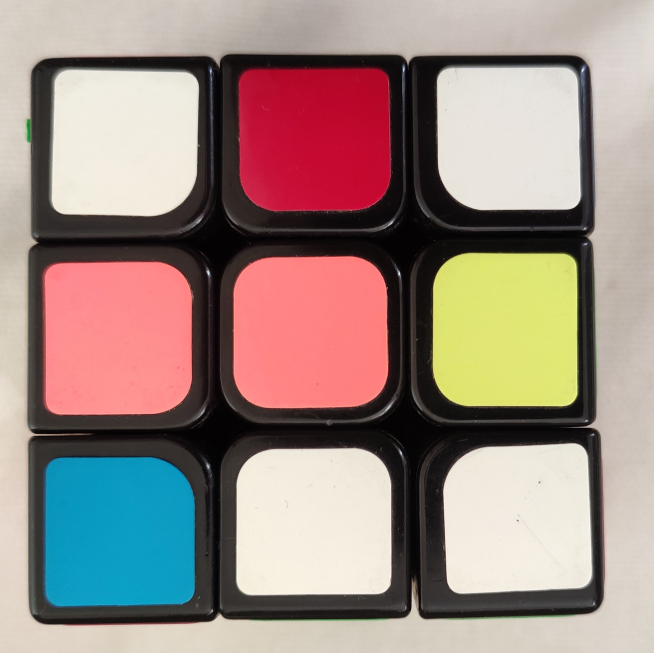
#> input picture Resources/1.jpg, 1962 x 1958 px, given in place of the camera (shown at 1/3 size)
$ python final.py
#> lines starting #> are read from the running program, lines starting #| are printed output that depends on the picture; after the words box and inside, x2 and y2 are one past the last pixel; in counts of white or black regions, pixels touching at a corner belong together
import numpy as np
import cv2
import kociemba
from operator import  itemgetter

square_side_ratio=1.5
min_square_length=0.08
min_area_ratio=0.7
min_square_size=0.10
max_square_size=0.5
#'b':((102,153,153),(153,255,255))
#'g':((50,100,100),(90,255,240))
#'y':((10, 60,150),(60,255,255))
#'o':((0,96,247),(255,247,255))
color_lims={'w':((0,  0, 90),(255, 80,255)),'g':((50,100,100),(90,255,240)),'o':((0,102,255),(179,204,255)),'b':((90,153,153),(153,255,255)),'y':((35,51,204),(74,153,255)),'r':((0,201,0),(25,250,223))}

def index_cube(pts):
    if len(pts)!=9:
        return None
    pts=[list(pts[i])+[i] for i in range(len(pts))]
    pts.sort(key=itemgetter(1))
    mat=[[pts[3*i+j] for j in range(3)]for i in range (3)]
    for i in range(3):
        mat[i].sort(key=itemgetter(0))
    for i in range(3):
        for j in range(3):
            mat[i][j]=mat[i][j][2]
    return mat

def get_color_mask(im,color_name,isBGR=False):
    if isBGR:
        im = cv2.cvtColor(im, cv2.COLOR_BGR2HSV)
    color_lim=color_lims[color_name]
    """if color_name in 'RO':
        big_hue=max((color_lim[0][0],color_lim[1][0]))
        small_hue = max((color_lim[0][0], color_lim[1][0]))
        lower_red=[(0,color_lim[0][1],color_lim[0][2]),(small_hue,color_lim[1][1],color_lim[1][2])]
        upper_red=[(big_hue,color_lim[0][1],color_lim[0][2]),(180,color_lim[1][1],color_lim[1][2])]
        mask=cv2.inRange(im,upper_red[0],upper_red[1])|cv2.inRange(im,lower_red[0],lower_red[1])
    else:"""
    mask = cv2.inRange(im, color_lim[0], color_lim[1])
    return mask
def detect_square(im,color_name):
    def remove_bad_contours(contour):
        new_conts=[]
        for cont in contour:
            bound_rect=cv2.minAreaRect(cont)
            length=float(bound_rect[1][0])
            breadth=float(bound_rect[1][1])
            try:
                if max(length/breadth,breadth/length)>square_side_ratio:
                    continue
                if cv2.contourArea(cont)/(length*breadth)<min_area_ratio:
                    continue
                if not max_square_size*im.shape[0]>max(length,breadth)>min_square_size*im.shape[0]:
                    continue
                new_conts.append(cont)
            except ZeroDivisionError:
                continue
        return new_conts

    im = cv2.cvtColor(im, cv2.COLOR_BGR2HSV)
    mask=get_color_mask(im,color_name)
    contour,heirarchy=cv2.findContours(mask,cv2.RETR_EXTERNAL,cv2.CHAIN_APPROX_NONE)
    contour=remove_bad_contours(contour)
    return [cv2.minAreaRect(cont) for cont in contour]
def sol(input1):
    input2=[[[]],[[]],[[]],[[]],[[]],[[]]]
    for i in range(6):
        if (input1[i][1][1] == 'w'):
            input2[0] = input1[i]
            break

    for i in range(6):
        if (input1[i][1][1] == 'r'):
            input2[1] = input1[i]
            break

    for i in range(6):
        if (input1[i][1][1] == 'g'):
            input2[2] = input1[i]
            break

    for i in range(6):
        if (input1[i][1][1] == 'y'):
            input2[3] = input1[i]
            break

    for i in range(6):
        if (input1[i][1][1] == 'o'):
            input2[4] = input1[i]
            break

    for i in range(6):
        if (input1[i][1][1] == 'b'):
            input2[5] = input1[i]
            break
    print(input2)
    for i in range(0,6):
        for j in range(0,3):
            for k in range(0,3):
                if input2[i][j][k]=='w':
                    input2[i][j][k]='U'
                elif input2[i][j][k]=='y':
                    input2[i][j][k] = 'D'
                elif input2[i][j][k]=='r':
                    input2[i][j][k] = 'R'
                elif input2[i][j][k]=='o':
                    input2[i][j][k] = 'L'
                elif input2[i][j][k]=='g':
                    input2[i][j][k] = 'F'
                elif input2[i][j][k]=='b':
                    input2[i][j][k] = 'B'
    b=''
    for i in range(0,6):
        for j in range(0,3):
            for k in range(0,3):
                b+=input2[i][j][k]
    print(b)
    a=kociemba.solve(b)
    print(a)
def get_cube_state(im):
    color_detected=[]
    cube_state=[[None]*3 for i in range(3)]
    for color,color_lim in zip(color_lims.keys(),color_lims.values()):
        rects=detect_square(im,color)
        for rect in rects:
            color_detected.append((color, rect))
    index_mat=index_cube([p[1][0]for p in color_detected])
    if index_mat!=None:
        for i in range (3):
            for j in range(3):
                cube_state[i][j] = color_detected[index_mat[i][j]][0]

        return cube_state
    else:
        return None
def draw_rects(im,rects,color,iscolHSV=True):
    if iscolHSV:
        im = cv2.cvtColor(im, cv2.COLOR_BGR2HSV)
    boxpts=np.array([cv2.boxPoints(rect) for rect in rects],dtype=np.int32)
    cv2.polylines(im,boxpts,True,color,thickness=5)
    return cv2.cvtColor(im,cv2.COLOR_HSV2BGR)
def get_color(char):
    color = {'r': (255, 0, 0), 'o': (255, 128, 0), 'b': (0, 0, 255),
         'g': (0, 255, 0), 'w': (255, 255, 255), 'y': (255, 255, 0)}
    return tuple(list(color[char.lower()])[::-1])
def draw_cube(im,cube_state):
    for i in range(3):
        for j in range(3):
            if cube_state!=None:
                im=cv2.rectangle(im,(10+40*j,10+40*i),(40+40*j,40+40*i),get_color(cube_state[i][j]),3)
                im=cv2.putText(im,cube_state[i][j],(17+40*j,32+40*i),cv2.FONT_HERSHEY_COMPLEX,0.7,get_color(cube_state[i][j]),1)
            else:
                im = cv2.rectangle(im, (10 + 40 * j, 10 + 40 * i), (40 + 40 * j, 40 + 40 * i),
                                   (128,128,128), 3)
                im = cv2.putText(im,'?', (17 + 40 * j, 32 + 40 * i), cv2.FONT_HERSHEY_COMPLEX, 0.7,
                                 (128,128,128), 1)
    return im
cap=cv2.VideoCapture(0,cv2.CAP_DSHOW)
cap.set(3,640)
cap.set(4,480)
cube=[]
count=0
list1=["Start","Top-Face","Bottom-Face","Right-Face","Left-Face","Front-Face","Back-Face"]
while True:
    success,im=cap.read()
#> im is the input picture: shape (1958, 1962, 3); mean B, G, R 131.6, 138.4, 156.7
    disp_im=np.array(im)
    for color in color_lims:
        sq=detect_square(im,color)
        disp_im=draw_rects(disp_im,sq,get_color(color))
#> this loop made 6 passes
#> (sq, boxpts in draw_rects) on pass 4: ([((359.5, 1595.5), (445, 447), -90)], [[583, 1818], [136, 1818], [136, 1373], [583, 1373]])
#> pass 1, in get_color_mask, `mask = cv2.inRange(im, color_lim[0], color_lim[1])`:
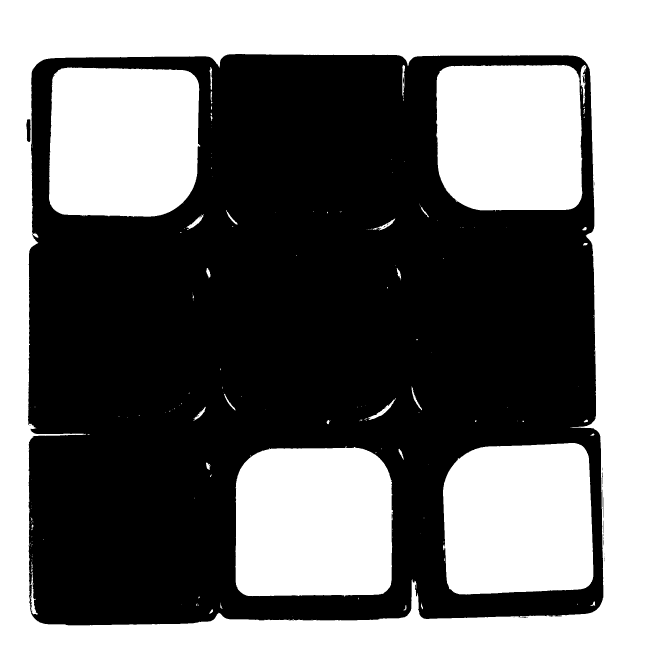
#> mask: shape (1958, 1962) (shown at 1/3 size); 45.3% white; 224 white regions (183 under 20 px), largest, box (x1, y1, x2, y2) and area: (0, 0, 1962, 1958) 973910, (706, 1341, 1179, 1790) 199775, (147, 202, 601, 651) 189279
#> pass 2, in get_color_mask (call 2), `mask = cv2.inRange(im, color_lim[0], color_lim[1])`:
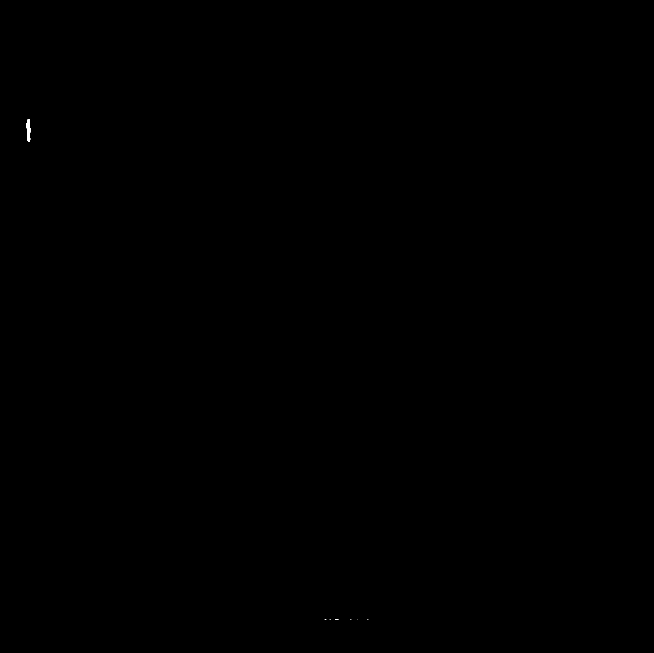
#> mask: shape (1958, 1962) (shown at 1/3 size); 0.02% white; 9 white regions (8 under 20 px), largest, box (x1, y1, x2, y2) and area: (80, 358, 91, 425) 591
    disp_im = cv2.putText(disp_im, list1[count], (10, 180), cv2.FONT_HERSHEY_PLAIN, 2, (0,0,0),4)
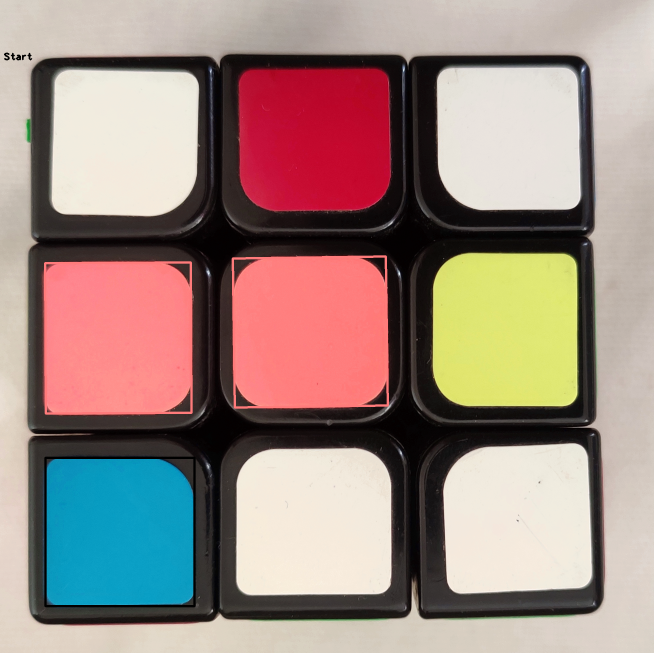
#> disp_im: shape (1958, 1962, 3) (shown at 1/3 size); mean B, G, R 129.9, 137, 157.1
    cube_state=get_cube_state(im)
#> the loop in get_cube_state, `for color,color_lim in zip(color_lims.keys(),color_lims.values()):` made 6 passes
#> rects on pass 4: [((359.5, 1595.5), (445, 447), -90)]
#> pass 3, in get_color_mask (call 9), `mask = cv2.inRange(im, color_lim[0], color_lim[1])`:
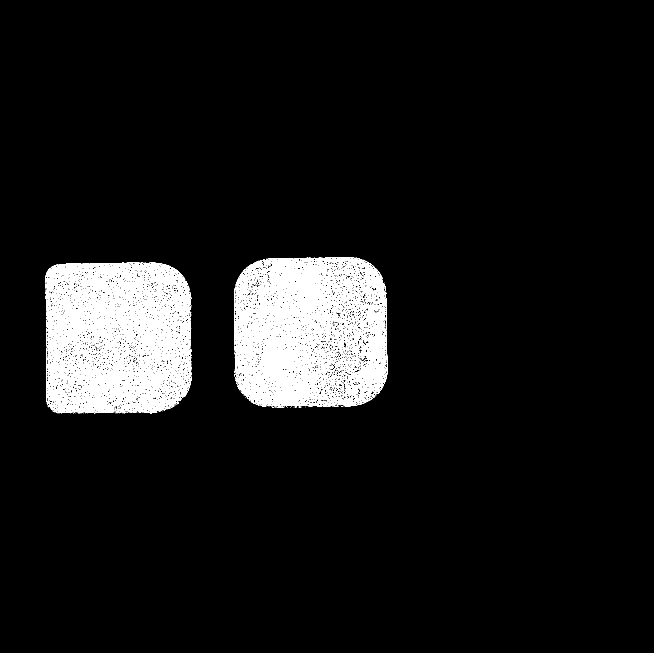
#> mask: shape (1958, 1962) (shown at 1/3 size); 6.4% white; 630 white regions (601 under 20 px), largest, box (x1, y1, x2, y2) and area: (702, 771, 1163, 1221) 123644, (136, 788, 574, 1241) 119668, (1021, 1176, 1040, 1195) 90
#> after the loop in get_cube_state, `for color,color_lim in zip(color_lims.keys(),color_lims.values()):`: color_detected = 3 items
    disp_im=draw_cube(disp_im,cube_state)
    cv2.imshow("a", disp_im)
    k=cv2.waitKey(1)
#> (key q is pressed here)
    if k==ord('q') or k==ord('p'):
        break
    if k==ord('n'):
        count+=1
    if k==ord('s'):
        if get_cube_state(im) == None:
            cube = []
            count = 0
        else:
            cube.append(get_cube_state(im))
print(cube)
#> (the run stopped early here; a loop or call above may not have finished)

$ run again, on Resources/2.jpg
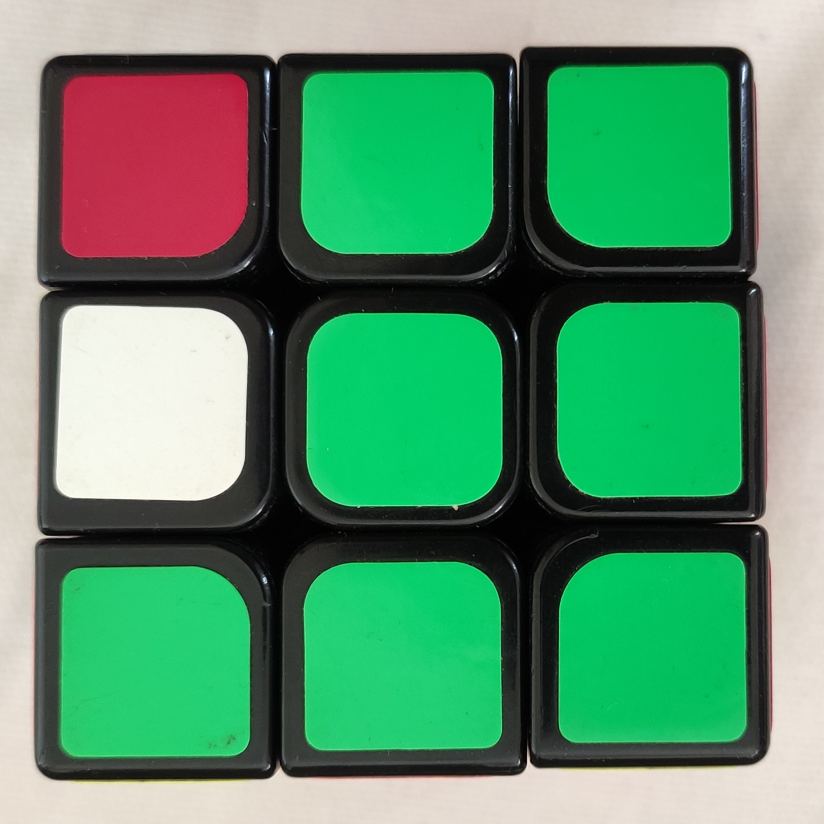
#> input picture Resources/2.jpg, 1648 x 1648 px, given in place of the camera (shown at 1/2 size)
#> im is the input picture: shape (1648, 1648, 3); mean B, G, R 107.4, 144.5, 86.7
#> the loop `for color in color_lims:` made 6 passes
#> contour in detect_square on pass 6: 66 contours, all with area under 20
#> pass 1, in get_color_mask, `mask = cv2.inRange(im, color_lim[0], color_lim[1])`:
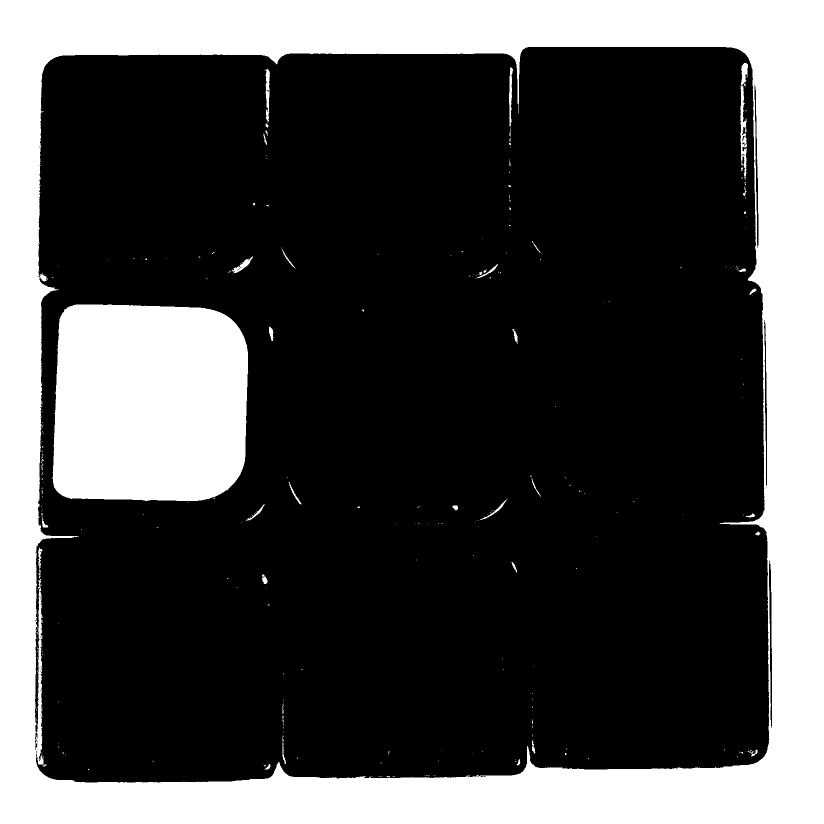
#> mask: shape (1648, 1648) (shown at 1/2 size); 28.7% white; 301 white regions (261 under 20 px), largest, box (x1, y1, x2, y2) and area: (0, 0, 1648, 1648) 629066, (105, 609, 497, 1002) 143379, (1481, 126, 1496, 359) 1628
#> after the loop `for color in color_lims:`:
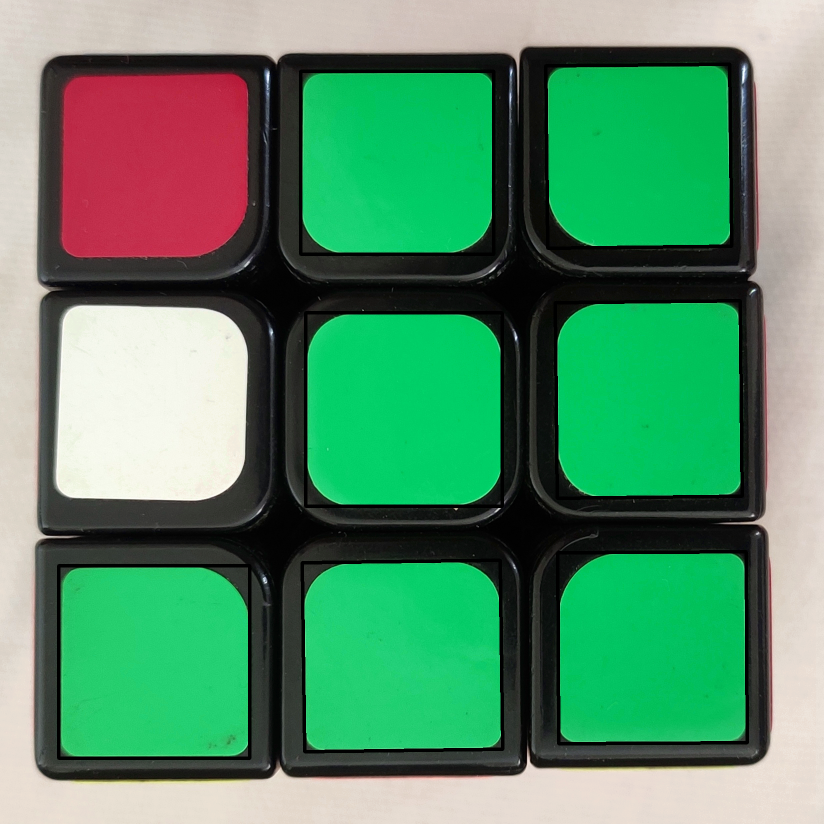
#> disp_im: shape (1648, 1648, 3) (shown at 1/2 size); mean B, G, R 105.2, 141.9, 85.3
#> the loop in get_cube_state, `for color,color_lim in zip(color_lims.keys(),color_lims.values()):` made 6 passes
#> after the loop in get_cube_state, `for color,color_lim in zip(color_lims.keys(),color_lims.values()):`: color_detected = 7 items
